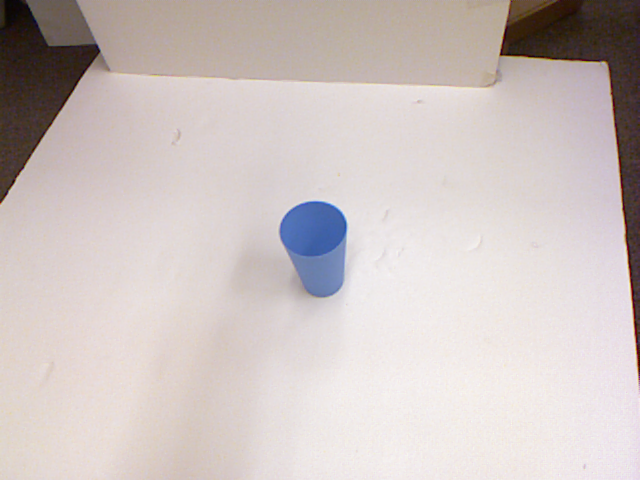
#> input picture samples/pcd0312r.png, 640 x 480 px
$ python createRectangles.py   (older library calls are emulated)
#> lines starting #> are read from the running program, lines starting #| are printed output that depends on the picture; after the words box and inside, x2 and y2 are one past the last pixel; in counts of white or black regions, pixels touching at a corner belong together
import cv2
import copy
import numpy as np
from math import *
from matplotlib import pyplot as plt

def subimage(image, center, theta, width, height):
    theta *= 3.14159 / 180 # convert to rad

    v_x = (cos(theta), sin(theta))
    v_y = (-sin(theta), cos(theta))
    s_x = center[0] - v_x[0] * ((width-1) / 2) - v_y[0] * ((height-1) / 2)
    s_y = center[1] - v_x[1] * ((width-1) / 2) - v_y[1] * ((height-1) / 2)

    mapping = np.array([[v_x[0],v_y[0], s_x],
                        [v_x[1],v_y[1], s_y]])

    return cv2.warpAffine(image,mapping,(width, height),flags=cv2.WARP_INVERSE_MAP,borderMode=cv2.BORDER_REPLICATE)

img = cv2.imread('./samples/pcd0312r.png')
#> img is the input picture: shape (480, 640, 3); mean B, G, R 193.1, 195.1, 205.1
gray = cv2.cvtColor(img, cv2.COLOR_BGR2GRAY)
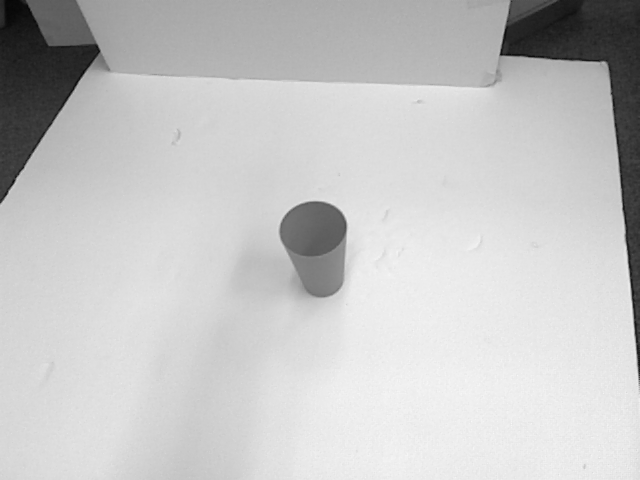
#> gray: shape (480, 640); min 6, max 248, mean 197.8

edges = cv2.Canny(img,50,100)
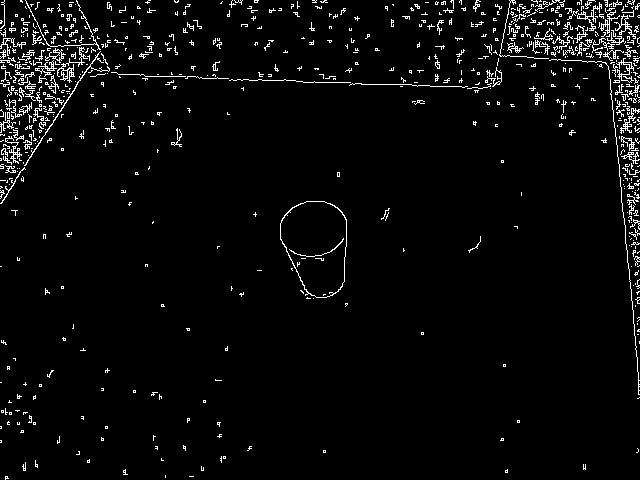
#> edges: shape (480, 640); 3.6% white in thin lines or dots
bw_edges = cv2.Canny(gray,50,100)
#> bw_edges: shape (480, 640); 0.77% white in thin lines or dots

kernel = np.ones((3, 3), np.uint8)
margin = 20
dilated = cv2.morphologyEx(bw_edges, cv2.MORPH_DILATE, kernel)
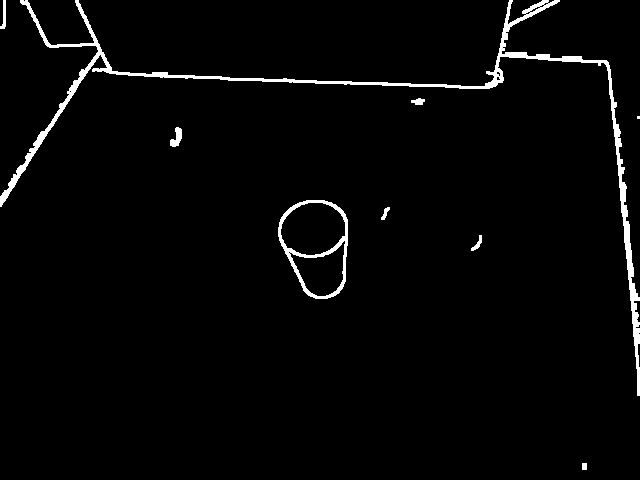
#> dilated: shape (480, 640); 2.5% white; 9 white regions (1 under 20 px)

with_contours, contours, hierarchy = cv2.findContours(dilated, cv2.RETR_EXTERNAL, cv2.CHAIN_APPROX_SIMPLE)
#> contours = 9 contours, 1 with area under 20; largest, box (x1, y1, x2, y2) and area: (278, 200, 348, 299) 5278, (0, 0, 640, 396) 4584, (170, 127, 182, 147) 115, (0, 0, 6, 29) 64, (411, 98, 425, 105) 50, (471, 235, 482, 251) 48, (381, 207, 390, 220) 38, (582, 463, 587, 470) 24

max1 = 0
max1_l = 0
max2 = 0
max2_l = 0
for i in range(len(contours)):
	print(i, len(contours[i]), max1, max2)
	# print()
	if max1_l <= len(contours[i]):
		max1_l = len(contours[i])
		max2_l = max1_l
		max2 = max1
		max1 = i
	elif max2_l <= len(contours[i]):
		max2_l = len(contours[i])
		max2 = i
#> this loop made 9 passes
#> (max1_l, max2_l, max2) on passes 1, 2, 3, 4, 8: (4, 4, 0), (17, 17, 0), (17, 17, 1), (108, 108, 2), (939, 939, 3)
#| 0 4 0 0
#| 1 17 0 0
#| 2 17 1 0
#| 3 108 2 1
#| 4 26 3 2
#| 5 4 3 2
#| 6 16 3 2
#| 7 939 3 2
#> (further printed lines are left out)
#> after the loop, max1 = 7; max1_l = 939; max2 = 3; max2_l = 939

print(max2, max1)
#| 3 7

x, y, width, height = cv2.boundingRect(contours[max2])
#> x = 278; y = 200; width = 70; height = 99
roi = img[y - margin:y + height + margin, x - margin:x + width + margin]
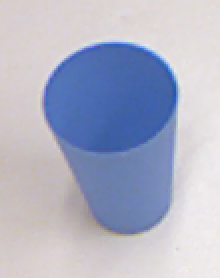
#> roi: shape (139, 110, 3) (shown 2 times larger); mean B, G, R 198.3, 178.7, 174.8

# roi containes the focused image now.
# we'll now try and create rectangles

print(roi.shape[0], roi.shape[1])
#| 139 110

siz_x = int(roi.shape[0] / 5)
#> siz_x = 27
siz_y = int(roi.shape[1] / 5)
#> siz_y = 22
all_for_test = []

for i in range(0, roi.shape[0] - siz_x, 10):
	for j in range(0, roi.shape[1] - siz_y, 10):

		local_roi = roi[j:j + siz_y, i:i + siz_x]
		bw_local_roi = cv2.cvtColor(local_roi,cv2.COLOR_BGR2GRAY)

		ret, thresh = cv2.threshold(bw_local_roi ,127,255,0)
		im2, contours, hierarchy = cv2.findContours(thresh,cv2.RETR_TREE,cv2.CHAIN_APPROX_SIMPLE)


		if ( len(contours) >= 1 and len(contours[0]) <= 4 ):
			print(len(contours[0]))
			continue;

#> (the run stopped early here; a loop or call above may not have finished)
